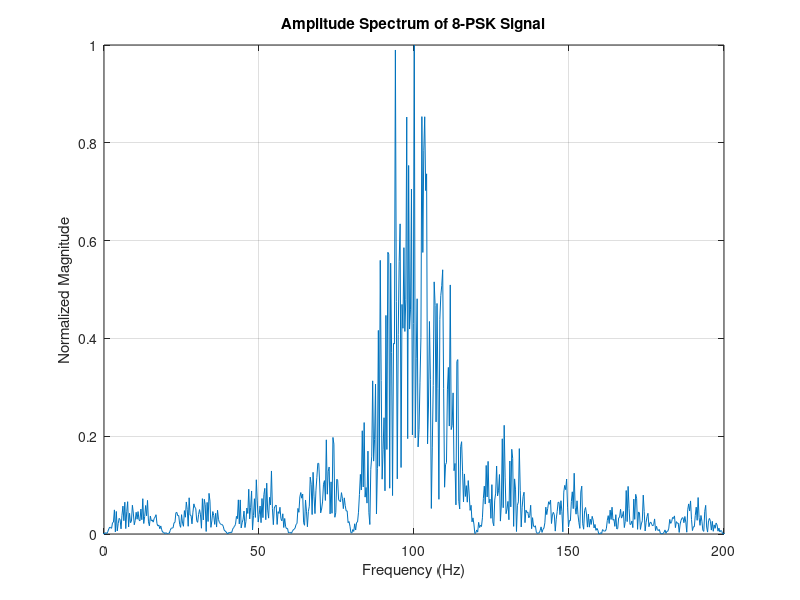

Recreate this plot in MATLAB.
% Generate an 8-PSK modulated signal and analyse its amplitude spectrum

clear;
clc;
close all;

% Parameters
fs = 10000;         % Sampling frequency (Hz)
fc = 100;           % Carrier frequency (Hz)
Rs = 20;            % Symbol rate (symbols/s)
Ts = 1/Rs;          % Symbol duration (s)
M = 8;              % 8-PSK
Nsym = 50;          % Number of symbols

% Generate random symbols from 0 to 7
data = randi([0 M-1], 1, Nsym);
phases = 2*pi*data/M;

% Generate PSK-modulated signal
t = (0:round(Nsym*Ts*fs)-1)/fs;
signal = zeros(1, length(t));

for i = 1:Nsym
    idx = round((i-1)*Ts*fs) + 1 : round(i*Ts*fs);
    signal(idx) = cos(2*pi*fc*t(idx) + phases(i));
end

% Calculate amplitude spectrum using FFT
nfft = 2^nextpow2(length(signal));
f = (-nfft/2:nfft/2-1) * fs/nfft;
S = abs(fftshift(fft(signal, nfft)));

% Plot normalized amplitude spectrum
figure;
plot(f, S/max(S));
xlim([0 200]);
xlabel('Frequency (Hz)');
ylabel('Normalized Magnitude');
title('Amplitude Spectrum of 8-PSK Signal');
grid on;
